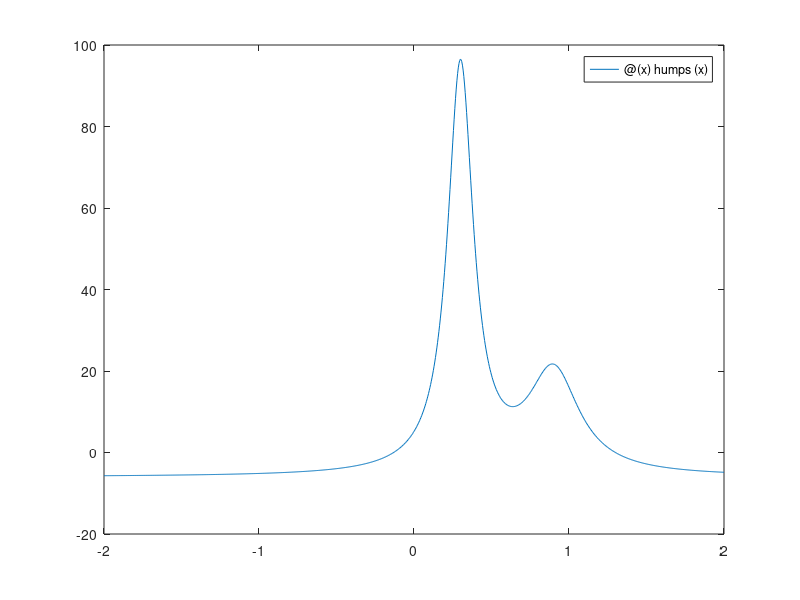
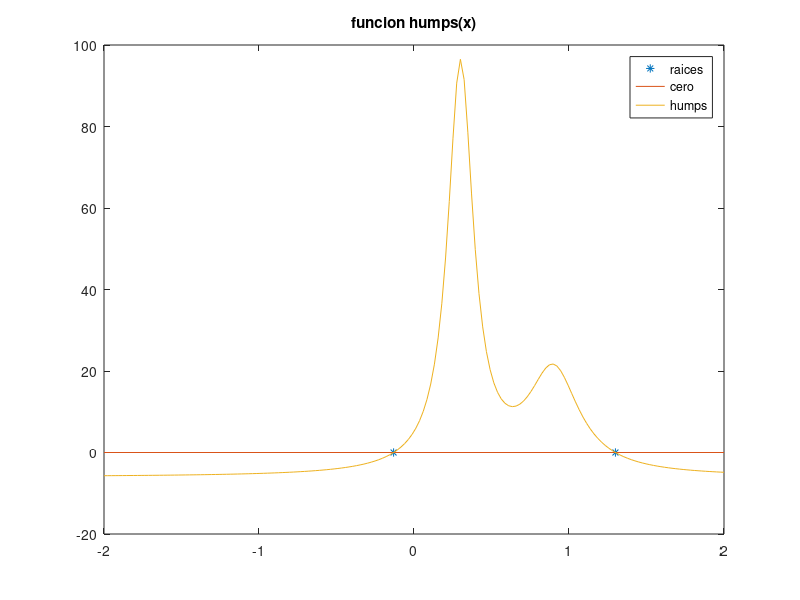
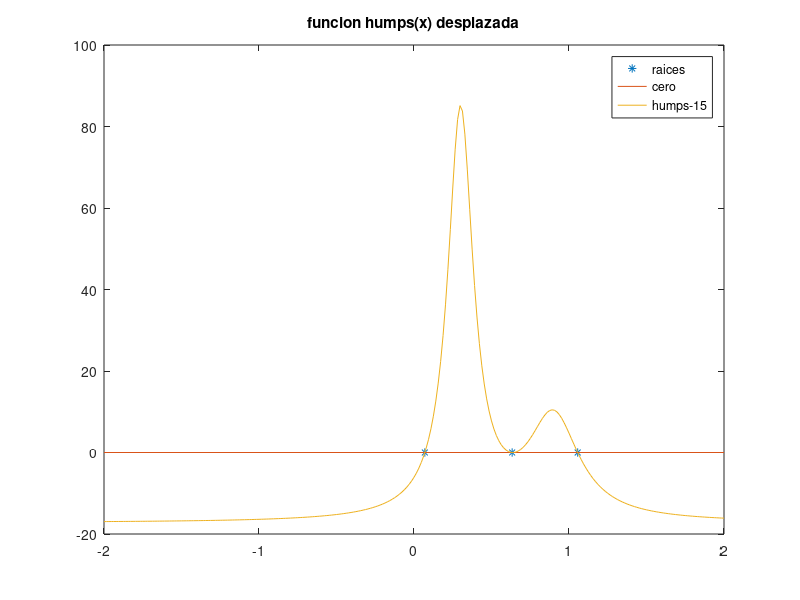

These charts were generated, in order, by the following MATLAB code:
% Ecuaciones no lineales
% Ejemplos
clear all
clc  %clear console
clf   %clear figure


f=@(x) humps(x); %funcion racional (cociente de polinomios que lleva
                 %octave para hacer pruebas.    
figure (1,"name","humps");                 
fplot(f,[-2,2])
                 
                 
                 
                 
% 1.- ejemplo: funcion humps, "Brackets methods". 
%  fzero       --Bolzano. Regula Falsi, etc...
% Método con convergencia garantizada == LENTO

x0=fzero (f,[-2,0])
%[x, fval, info, output] = fzero (f,[-2,0])
x1=fzero (f,0.5)
%[x, fval, info, output] = fzero (f,0.5)

figure (2,"name","humps=0");   ;
t=linspace(-2,2,168);
plot([x0,x1],[0,0],"*",[-2,2],[0,0],t,f(t));
title("funcion humps(x)");
legend("raices","cero","humps");


%% 2.- ejemplo: funcion humps desplazada: "Open methods"
%% fsolve  -- Newton, Secante-Boyren i o varias variables.
%% Punto Fijo...
%% No garantiza convergencia. Con aproximación local == RAPIDO

g=@(x) humps(x)-11.25715;

x3=fzero(g,[-2,0.5])  
x4=fzero(g,[1,2])

x5= fzero(g,0.5)
[x5, fval, info, output, fjac] =fsolve(g,0.5)

figure (3,"name","humps-11.25=0");   ;


t=linspace(-2,2,257);
plot([x3,x4,x5],[0,0,0],"*",[-2,2],[0,0],t,g(t));
title("funcion humps(x) desplazada");
legend("raices","cero","humps-15");

%%%%% 3.- ejemplo: Sistema de Ecuaciones no lineales
%%%%% fsolve  -- Newton, Secante-Boyren 1 o varias variables.
%%%%% Punto Fijo...
%%%%% METODOS APLICABLES A FUNCIONES VECTORIALES.
%
function y = F(x)
  y = zeros (2, 1);
  y(1) = -2*x(1)^2 + 3*x(1)*x(2)   + 4*sin(x(2)) - 6;
  y(2) =  3*x(1)^2 - 2*x(1)*x(2)^2 + 3*cos(x(1)) + 4;
end
[x, fval, info] = fsolve (@F, [1; 2])




